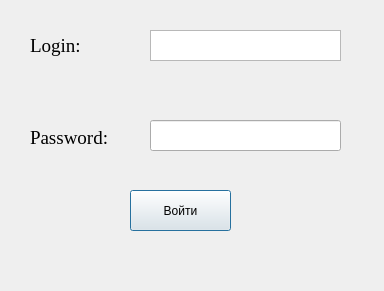
<?xml version="1.0" encoding="UTF-8"?>
<ui version="4.0">
 <class>Dialog</class>
 <widget class="QDialog" name="Dialog">
  <property name="geometry">
   <rect>
    <x>0</x>
    <y>0</y>
    <width>384</width>
    <height>291</height>
   </rect>
  </property>
  <property name="minimumSize">
   <size>
    <width>384</width>
    <height>291</height>
   </size>
  </property>
  <property name="maximumSize">
   <size>
    <width>384</width>
    <height>291</height>
   </size>
  </property>
  <property name="windowTitle">
   <string>Dialog</string>
  </property>
  <property name="autoFillBackground">
   <bool>false</bool>
  </property>
  <property name="styleSheet">
   <string notr="true">background-image: url(:/newPrefix/photos/konvert.jpg);</string>
  </property>
  <widget class="QTextEdit" name="textEdit">
   <property name="geometry">
    <rect>
     <x>150</x>
     <y>30</y>
     <width>191</width>
     <height>31</height>
    </rect>
   </property>
   <property name="font">
    <font>
     <family>Times New Roman</family>
     <pointsize>12</pointsize>
    </font>
   </property>
   <property name="styleSheet">
    <string notr="true">background-image: url(:/newPrefix/photos/icon_for_all.png);</string>
   </property>
   <property name="verticalScrollBarPolicy">
    <enum>Qt::ScrollBarAlwaysOff</enum>
   </property>
  </widget>
  <widget class="QPushButton" name="pushButton">
   <property name="enabled">
    <bool>true</bool>
   </property>
   <property name="geometry">
    <rect>
     <x>130</x>
     <y>190</y>
     <width>101</width>
     <height>41</height>
    </rect>
   </property>
   <property name="styleSheet">
    <string notr="true">background-image: url(:/newPrefix/photos/icon_for_all.png);</string>
   </property>
   <property name="text">
    <string>Войти</string>
   </property>
  </widget>
  <widget class="QLabel" name="label">
   <property name="geometry">
    <rect>
     <x>30</x>
     <y>30</y>
     <width>61</width>
     <height>31</height>
    </rect>
   </property>
   <property name="font">
    <font>
     <family>Times New Roman</family>
     <pointsize>14</pointsize>
    </font>
   </property>
   <property name="styleSheet">
    <string notr="true">background-image: url(:/newPrefix/photos/prozrach.png);</string>
   </property>
   <property name="text">
    <string>Login:</string>
   </property>
  </widget>
  <widget class="QLabel" name="label_2">
   <property name="geometry">
    <rect>
     <x>30</x>
     <y>130</y>
     <width>111</width>
     <height>16</height>
    </rect>
   </property>
   <property name="font">
    <font>
     <family>Times New Roman</family>
     <pointsize>14</pointsize>
    </font>
   </property>
   <property name="styleSheet">
    <string notr="true">background-image: url(:/newPrefix/photos/prozrach.png);</string>
   </property>
   <property name="text">
    <string>Password:</string>
   </property>
  </widget>
  <widget class="QLineEdit" name="lineEdit">
   <property name="geometry">
    <rect>
     <x>150</x>
     <y>120</y>
     <width>191</width>
     <height>31</height>
    </rect>
   </property>
   <property name="autoFillBackground">
    <bool>false</bool>
   </property>
   <property name="styleSheet">
    <string notr="true">background-image: url(:/newPrefix/photos/icon_for_all.png);</string>
   </property>
   <property name="text">
    <string/>
   </property>
   <property name="echoMode">
    <enum>QLineEdit::Password</enum>
   </property>
  </widget>
 </widget>
 <resources>
  <include location="icon.qrc"/>
  <include location="for_buttons.qrc"/>
 </resources>
 <connections/>
</ui>
